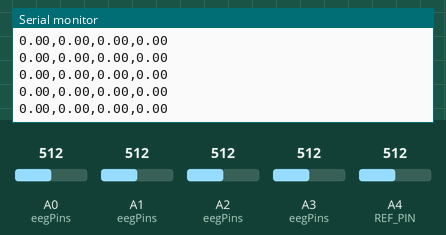
The sketch below on a simulated Arduino Uno, built with avr-gcc and run on an emulated ATmega328P. Parts: the last lines printed to the serial monitor. Inputs (shaded band) come from the test bench; at power-on: A0 (eegPins) = 512, A4 (REF_PIN) = 512, A1 (eegPins) = 512, A2 (eegPins) = 512, A3 (eegPins) = 512.

Above: at 1.3 s.
1.4 s: A0 (eegPins) set to 322
At 2.5 s:
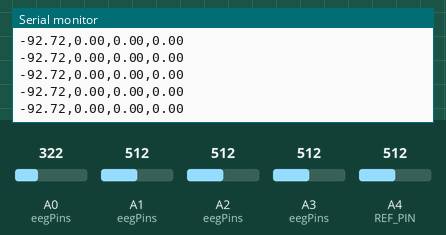
2.9 s: A0 (eegPins) set to 298
At 4.0 s:
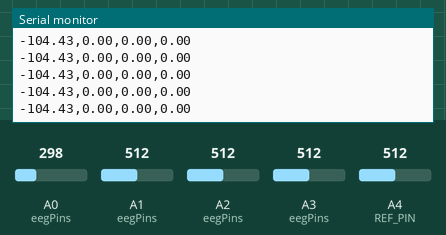
4.4 s: A4 (REF_PIN) set to 318
At 5.1 s:
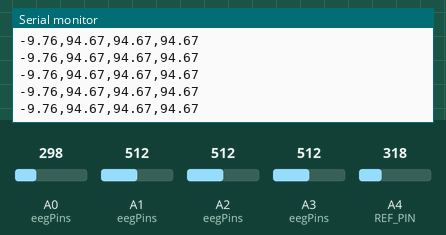
5.9 s: A4 (REF_PIN) set to 307
At 7.0 s:
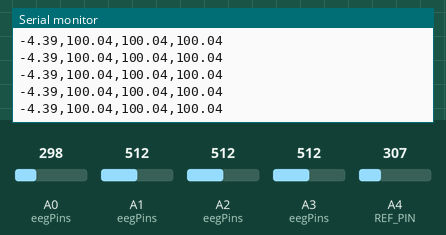
Timing chart, 0 to 8.9 s (numbered marks = the images above; inputs shaded):
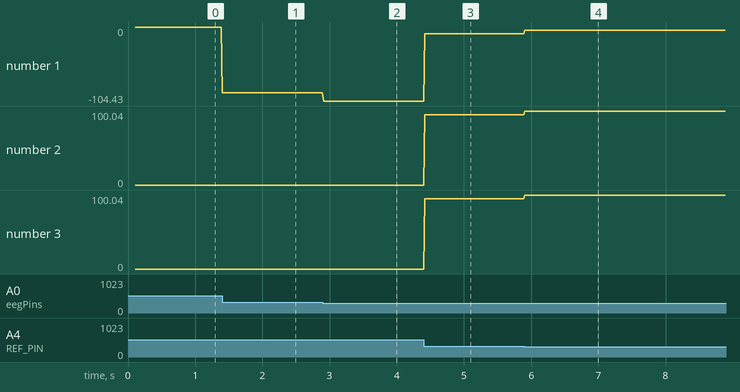

The sketch:

arduino_eeg_multi_channel.ino
```cpp
/*
 * Расширенная прошивка для Arduino для многоканального сбора данных ЭЭГ
 * Поддерживает до 6 каналов + опорный электрод
 */

#define NUM_CHANNELS 4      // Количество каналов ЭЭГ
#define EEG_PINS {A0, A1, A2, A3}  // Пины для каналов
#define REF_PIN A4          // Опорный электрод (если используется)
#define SAMPLE_RATE 50      // Частота дискретизации (Гц)
#define SERIAL_BAUD 115200  // Скорость передачи

// Калибровочные коэффициенты
#define ADC_TO_MICROVOLTS 0.488
#define BASELINE_OFFSET 512

const int eegPins[NUM_CHANNELS] = EEG_PINS;
unsigned long lastSampleTime = 0;
unsigned long sampleInterval = 1000000 / SAMPLE_RATE;

void setup() {
    Serial.begin(SERIAL_BAUD);

    // Настройка пинов
    for(int i = 0; i < NUM_CHANNELS; i++) {
        pinMode(eegPins[i], INPUT);
    }
    pinMode(REF_PIN, INPUT);

    delay(100);

    Serial.println("Multi-Channel EEG Arduino Ready");
    Serial.print("Channels: ");
    Serial.println(NUM_CHANNELS);
    Serial.println("Format: ch1,ch2,ch3,ch4");
}

void loop() {
    unsigned long currentTime = micros();

    if (currentTime - lastSampleTime >= sampleInterval) {
        lastSampleTime = currentTime;

        // Читаем опорный электрод (если используется)
        int refValue = analogRead(REF_PIN);

        // Читаем все каналы
        for(int i = 0; i < NUM_CHANNELS; i++) {
            int adcValue = analogRead(eegPins[i]);

            // Вычитаем опорный сигнал для лучшего качества
            float microvolts = (adcValue - refValue) * ADC_TO_MICROVOLTS;

            // Отправляем значение
            Serial.print(microvolts, 2);

            // Разделитель между каналами
            if(i < NUM_CHANNELS - 1) {
                Serial.print(",");
            }
        }

        Serial.println();  // Новая строка в конце
    }
}
```

Measured:
- after the input at 1.4 s, the serial monitor: prints a new line at once (image 1)
- after the input at 2.9 s, the serial monitor: prints a new line at once (image 2)
- after the input at 4.4 s, the serial monitor: prints a new line at once (image 3)
- after the input at 5.9 s, the serial monitor: prints a new line at once (image 4)
- plotted number 1: 0 → -92.72 after the input at 1.4 s, -92.72 → -104.43 after the input at 2.9 s, -104.43 → -9.76 after the input at 4.4 s, -9.76 → -4.39 after the input at 5.9 s
- plotted number 2: 0 → 94.67 after the input at 4.4 s, 94.67 → 100.04 after the input at 5.9 s
- plotted number 3: 0 → 94.67 after the input at 4.4 s, 94.67 → 100.04 after the input at 5.9 s
